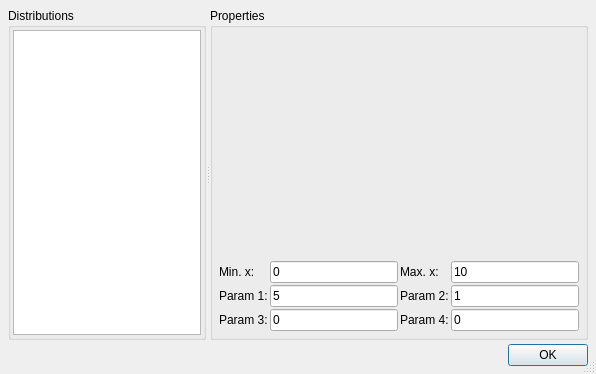
<?xml version="1.0" encoding="UTF-8"?>
<ui version="4.0">
 <class>DistrDlg</class>
 <widget class="QDialog" name="DistrDlg">
  <property name="geometry">
   <rect>
    <x>0</x>
    <y>0</y>
    <width>596</width>
    <height>374</height>
   </rect>
  </property>
  <property name="windowTitle">
   <string>Probability Distributions</string>
  </property>
  <property name="sizeGripEnabled">
   <bool>true</bool>
  </property>
  <layout class="QGridLayout" name="gridLayout_2">
   <property name="leftMargin">
    <number>8</number>
   </property>
   <property name="topMargin">
    <number>8</number>
   </property>
   <property name="rightMargin">
    <number>8</number>
   </property>
   <property name="bottomMargin">
    <number>8</number>
   </property>
   <property name="spacing">
    <number>4</number>
   </property>
   <item row="0" column="0" colspan="2">
    <widget class="QSplitter" name="splitter">
     <property name="orientation">
      <enum>Qt::Horizontal</enum>
     </property>
     <widget class="QGroupBox" name="groupDistr">
      <property name="sizePolicy">
       <sizepolicy hsizetype="Preferred" vsizetype="Preferred">
        <horstretch>2</horstretch>
        <verstretch>1</verstretch>
       </sizepolicy>
      </property>
      <property name="title">
       <string>Distributions</string>
      </property>
      <layout class="QGridLayout" name="gridLayout">
       <property name="leftMargin">
        <number>2</number>
       </property>
       <property name="topMargin">
        <number>2</number>
       </property>
       <property name="rightMargin">
        <number>2</number>
       </property>
       <property name="bottomMargin">
        <number>2</number>
       </property>
       <property name="spacing">
        <number>2</number>
       </property>
       <item row="0" column="0">
        <widget class="QListWidget" name="listDistr">
         <property name="sizePolicy">
          <sizepolicy hsizetype="Expanding" vsizetype="Expanding">
           <horstretch>0</horstretch>
           <verstretch>0</verstretch>
          </sizepolicy>
         </property>
         <property name="alternatingRowColors">
          <bool>true</bool>
         </property>
        </widget>
       </item>
      </layout>
     </widget>
     <widget class="QGroupBox" name="groupProp">
      <property name="sizePolicy">
       <sizepolicy hsizetype="Preferred" vsizetype="Preferred">
        <horstretch>3</horstretch>
        <verstretch>1</verstretch>
       </sizepolicy>
      </property>
      <property name="title">
       <string>Properties</string>
      </property>
      <layout class="QGridLayout" name="gridLayout_3">
       <property name="leftMargin">
        <number>2</number>
       </property>
       <property name="topMargin">
        <number>2</number>
       </property>
       <property name="rightMargin">
        <number>2</number>
       </property>
       <property name="bottomMargin">
        <number>2</number>
       </property>
       <property name="spacing">
        <number>2</number>
       </property>
       <item row="0" column="0">
        <widget class="QwtPlot" name="plot">
         <property name="sizePolicy">
          <sizepolicy hsizetype="Expanding" vsizetype="Expanding">
           <horstretch>0</horstretch>
           <verstretch>0</verstretch>
          </sizepolicy>
         </property>
        </widget>
       </item>
       <item row="1" column="0">
        <widget class="QFrame" name="frame">
         <property name="frameShape">
          <enum>QFrame::NoFrame</enum>
         </property>
         <property name="frameShadow">
          <enum>QFrame::Plain</enum>
         </property>
         <property name="lineWidth">
          <number>1</number>
         </property>
         <layout class="QGridLayout" name="gridLayout_4">
          <property name="leftMargin">
           <number>4</number>
          </property>
          <property name="topMargin">
           <number>4</number>
          </property>
          <property name="rightMargin">
           <number>4</number>
          </property>
          <property name="bottomMargin">
           <number>4</number>
          </property>
          <property name="spacing">
           <number>2</number>
          </property>
          <item row="1" column="3">
           <widget class="QLineEdit" name="editParam2">
            <property name="text">
             <string>1</string>
            </property>
           </widget>
          </item>
          <item row="1" column="0">
           <widget class="QLabel" name="labelParam1">
            <property name="text">
             <string>Param 1:</string>
            </property>
           </widget>
          </item>
          <item row="1" column="1">
           <widget class="QLineEdit" name="editParam1">
            <property name="text">
             <string>5</string>
            </property>
           </widget>
          </item>
          <item row="1" column="2">
           <widget class="QLabel" name="labelParam2">
            <property name="text">
             <string>Param 2:</string>
            </property>
           </widget>
          </item>
          <item row="2" column="1">
           <widget class="QLineEdit" name="editParam3">
            <property name="text">
             <string>0</string>
            </property>
           </widget>
          </item>
          <item row="2" column="0">
           <widget class="QLabel" name="labelParam3">
            <property name="text">
             <string>Param 3:</string>
            </property>
           </widget>
          </item>
          <item row="2" column="2">
           <widget class="QLabel" name="labelParam4">
            <property name="text">
             <string>Param 4:</string>
            </property>
           </widget>
          </item>
          <item row="2" column="3">
           <widget class="QLineEdit" name="editParam4">
            <property name="text">
             <string>0</string>
            </property>
           </widget>
          </item>
          <item row="0" column="0">
           <widget class="QLabel" name="label">
            <property name="text">
             <string>Min. x:</string>
            </property>
           </widget>
          </item>
          <item row="0" column="2">
           <widget class="QLabel" name="label_2">
            <property name="text">
             <string>Max. x:</string>
            </property>
           </widget>
          </item>
          <item row="0" column="1">
           <widget class="QLineEdit" name="editMinX">
            <property name="text">
             <string>0</string>
            </property>
           </widget>
          </item>
          <item row="0" column="3">
           <widget class="QLineEdit" name="editMaxX">
            <property name="text">
             <string>10</string>
            </property>
           </widget>
          </item>
         </layout>
        </widget>
       </item>
      </layout>
     </widget>
    </widget>
   </item>
   <item row="1" column="0">
    <widget class="QLabel" name="labelStatus">
     <property name="sizePolicy">
      <sizepolicy hsizetype="Preferred" vsizetype="Preferred">
       <horstretch>0</horstretch>
       <verstretch>0</verstretch>
      </sizepolicy>
     </property>
     <property name="text">
      <string/>
     </property>
    </widget>
   </item>
   <item row="1" column="1">
    <widget class="QDialogButtonBox" name="buttonBox">
     <property name="sizePolicy">
      <sizepolicy hsizetype="Fixed" vsizetype="Fixed">
       <horstretch>0</horstretch>
       <verstretch>0</verstretch>
      </sizepolicy>
     </property>
     <property name="standardButtons">
      <set>QDialogButtonBox::Ok</set>
     </property>
    </widget>
   </item>
  </layout>
 </widget>
 <customwidgets>
  <customwidget>
   <class>QwtPlot</class>
   <extends>QFrame</extends>
   <header>qwt_plot.h</header>
  </customwidget>
 </customwidgets>
 <tabstops>
  <tabstop>listDistr</tabstop>
  <tabstop>editMinX</tabstop>
  <tabstop>editMaxX</tabstop>
  <tabstop>editParam1</tabstop>
  <tabstop>editParam2</tabstop>
  <tabstop>editParam3</tabstop>
  <tabstop>editParam4</tabstop>
 </tabstops>
 <resources/>
 <connections/>
</ui>
